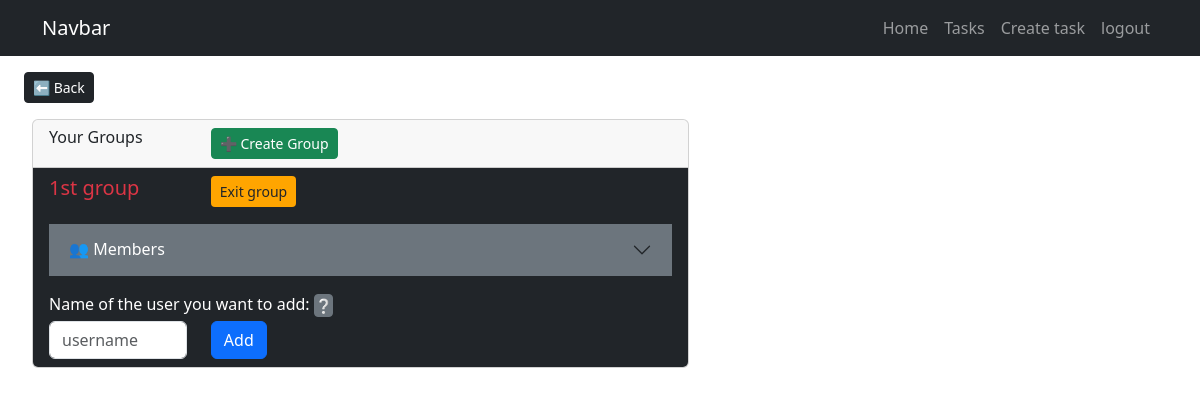
Before: /tasks/manage/group/ (signed in) with the older database file.
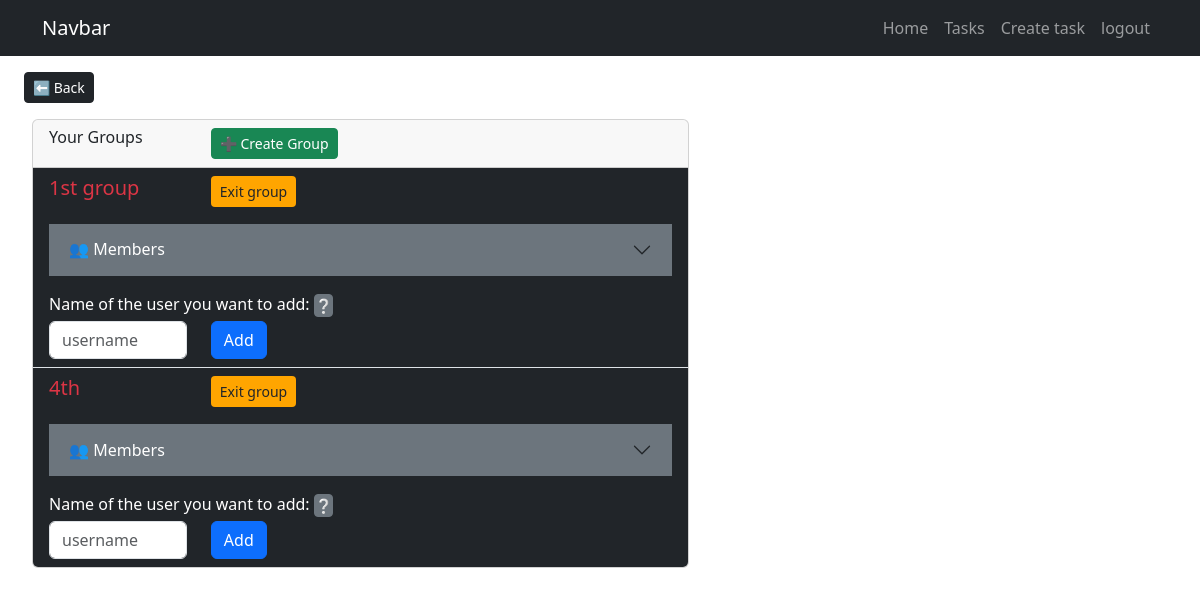
After: the same page with the newer database file.
### tasks/models.py (models this page shows, shortened)
class GroupMembers(models.Model):
    person = models.ForeignKey(User, on_delete=models.CASCADE)
    group = models.ForeignKey(GroupUsers, on_delete=models.CASCADE, related_name='group_members')
    date_joined = models.DateTimeField(auto_now_add=True)
    charge = models.CharField(max_length=64, null=True)

class GroupUsers(models.Model):
    name = models.CharField(max_length=128)
    members = models.ManyToManyField(User, through="GroupMembers")

### tasks/views.py (the view)
# urls.py: path('tasks/manage/group/',views.showGroup, name="managegroup"),
@login_required
def showGroup(request):
    g = GroupMembers.objects.filter(person=request.user)
    members = []
    for x in g:
        xmembers = GroupMembers.objects.filter(group=x.group)
        members.append(xmembers)
    return render (request, 'manage_group.html' , {'groups':g,'members':members})

### tasks/templates/manage_group.html (shortened to what the changed rows need)
{% extends 'base.html' %}
{% block content %}
    <div class="row mt-3 mx-3">
        <div class="col-12">
            <div class="row">
                <div class="col-md-7 mx-1">
                    <div class="card">
                        <ul class="list-group list-group-flush">
                            {% for z in groups %}
                            <li class="list-group-item bg-dark text-white">
                                <div class="row">
                                    <div class="col-12">
                                        <div class="row mb-3">
                                            <div class="col-md-3">
                                                <h5><a class="text-decoration-none text-danger" href="{% url 'modifyGroup' z.group.id %}">{{z.group.name}}</a></h5>
                                            </div>
                                            {% for index in members %}
                                            {% for per in index %}
                                                {% if per.person == user %}
                                                    {% if per.group.id == z.group.id %}
                                                        {% if per.charge == 'Leader' %}
                                                        <div class="col-md-3">
                                                            <form action="{% url 'deleteGroup' z.group.id %}" method="POST">
                                                                {% csrf_token %}
                                                            <button class="btn btn-danger btn-sm">✖ Delete Group</button>
                                                            </form>
                                                        </div>
                                                        {% elif per.charge != 'Leader' %}
                                                        <div class="col-md-3">
                                                            <form action="{% url 'exitGroup' z.group.id %}" method="POST">
                                                            <button class="btn btn-sm" style="background-color: orange"> Exit group</button>
                                                            </form>
                                                        </div>
                                                        {% endif %}
                                                    {% endif %}
                                                {% endif %}
                                            {% endfor %}
                                        {% endfor %}
                                        </div>
                                        <div class="accordion accordion-flush" id="accordionFlushExample">
                                            <div class="accordion-item">
                                              <h2 class="accordion-header">
                                                <button class="accordion-button bg-secondary text-white collapsed" type="button" data-bs-toggle="collapse" data-bs-target="#{{z.group.id}}x" aria-expanded="false" aria-controls="{{z.group.id}}x">
                                                    👥 Members
                                                </button>
                                              </h2>
                                            </div>
                                        </div>
                                    </div>
                                    <div class="col">
                                        <form class="row g-3" action="{% url 'addMembers' z.group.id%}" method="POST">
                                            <div class="col-12">
                                                <div class="row">
                                                    <div class="col-12 mb-1">
                                                        <label for="find" class="mb-0 mt-3">Name of the user you want to add: </label>
                                                        <button type="button" class="btn text-white btn-sm btn-secondary g-0 p-0" data-toggle="tooltip" data-placement="top" title="The add button will only work if the user exists">❔</button>
                                                    </div>
                                                    <div class="col-md-3">
                                                        <input class="form-control " type="text" name="find" placeholder="username" id="find">
                                                    </div>
                                                    <div class="col-md-6">
                                                        <button class="btn btn-primary" id="Add" name="action" value="add_member"> Add </button>
                                                    </div>
                                                </div>
                                            </div>
                                        </form>
                                    </div>
                                </div>
                            </li>
                            {% endfor %}
                        </ul>
                    </div>
                </div>
            </div>
        </div>
    </div>
{% endblock %}

Changed rows visible on the page:
added GroupMembers: group.name "4th", shows "Exit group"
